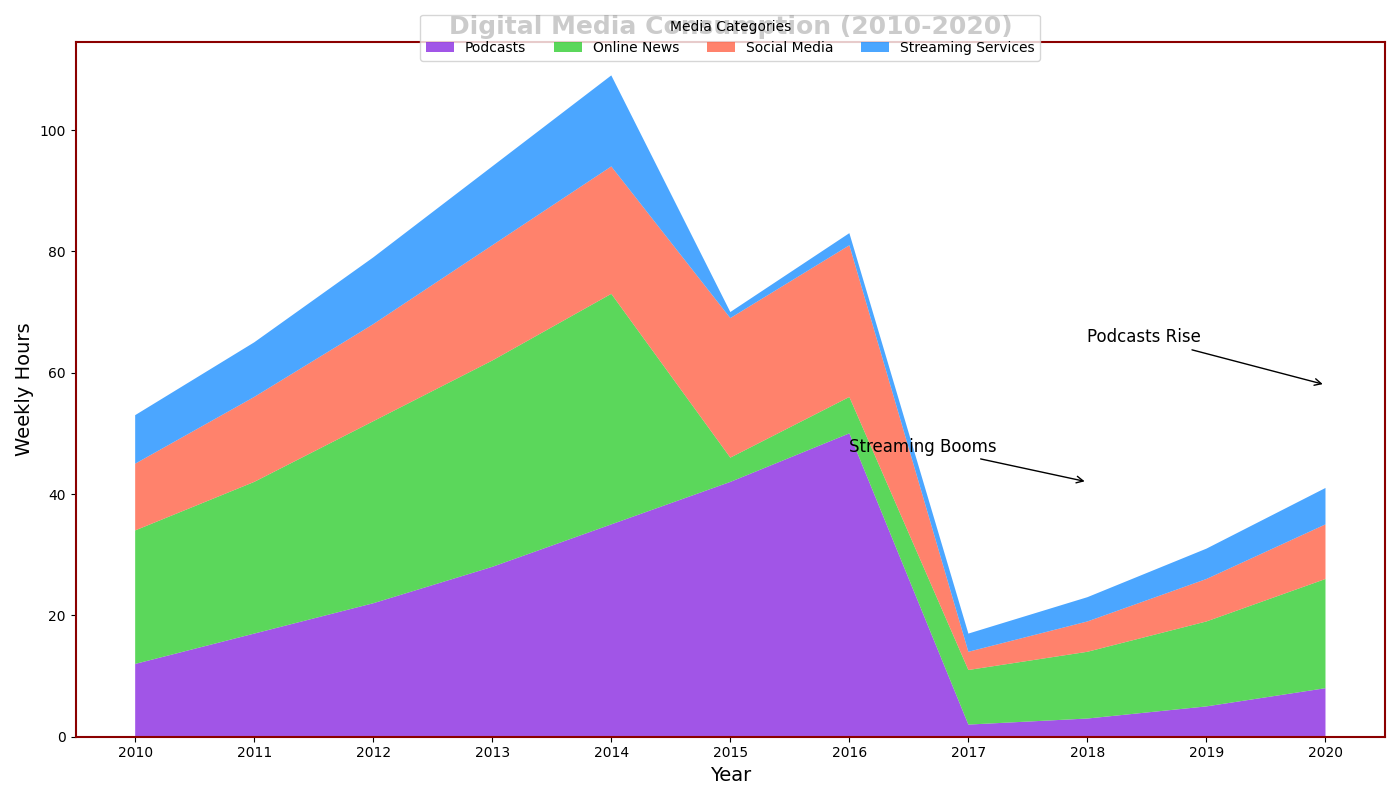

Source code (Python):
import matplotlib.pyplot as plt
import numpy as np

years = np.arange(2010, 2021)

# Fictional data representing hours spent weekly on different digital media
streaming_services = np.array([12, 17, 22, 28, 35, 42, 50, 2, 3, 5, 8])
social_media = np.array([22, 25, 30, 34, 38, 4, 6, 9, 11, 14, 18])
online_news = np.array([11, 14, 16, 19, 21, 23, 25, 3, 5, 7, 9])
podcasts = np.array([8, 9, 11, 13, 15, 1, 2, 3, 4, 5, 6])

media_data = np.vstack([streaming_services, social_media, online_news, podcasts])

fig, ax = plt.subplots(figsize=(14, 8))
ax.stackplot(years, media_data, labels=['Podcasts', 'Online News', 'Social Media', 'Streaming Services'], 
             colors=['#8a2be2', '#32cd32', '#ff6347', '#1e90ff'], alpha=0.8)

ax.set_xlabel('Year', fontsize=14)
ax.set_ylabel('Weekly Hours', fontsize=14)
ax.set_title("Digital Media Consumption (2010-2020)", fontsize=18, fontweight='bold')

ax.set_xticks(years)
ax.set_xticklabels(years, rotation=0)

# Removed grid lines
# Added randomized border and markers
for spine in ax.spines.values():
    spine.set_color('darkred')
    spine.set_linewidth(1.5)

# Add legend on top of the plot
ax.legend(loc='upper center', bbox_to_anchor=(0.5, 1.05), ncol=4, title='Media Categories', markerscale=0.9)

ax.annotate('Streaming Booms', xy=(2018, 42), xytext=(2016, 47), 
            arrowprops=dict(facecolor='darkred', arrowstyle='->'), fontsize=12)

ax.annotate('Podcasts Rise', xy=(2020, 58), xytext=(2018, 65), 
            arrowprops=dict(facecolor='darkred', arrowstyle='->'), fontsize=12)

plt.tight_layout()
plt.show()
